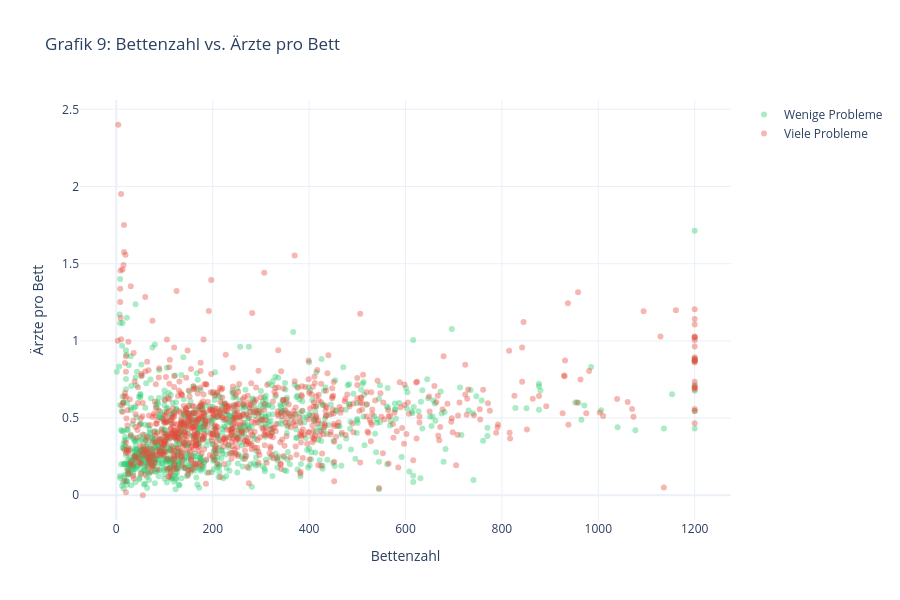

This figure's notebook cell:
### Markdown cell above
### Grafik 9 — Streudiagramm: Bettenzahl vs. Ärzte pro Bett
Scatterplot mit farblicher Unterscheidung der zwei Gruppen. Prüft visuell, ob große Häuser mehr Ärzte pro Bett haben (möglicher Störfaktor) — und ob sich die Gruppen räumlich trennen lassen. Bettenzahl und Ärztedichte werden gekappt, um extreme Ausreißer aus dem sichtbaren Bereich zu halten.

### Code cell
# ── Grafik 9: Scatter — Betten vs. Ärzte pro Bett (interaktiv, mit Hover) ────
# Störfaktor: Große Häuser haben mehr Personal — zeigt das auch aerzte_pro_bett?
fig = go.Figure()
for g in [0, 1]:
    sub = df[df["hat_viele_Probleme"] == g]
    hover_scatter = [
        f"{name}<br>Betten: {betten:.0f}<br>Ärzte/Bett: {aerzte:.3f}<br>{LABELS[g]}"
        for name, betten, aerzte in zip(sub["SO.Name"], sub["SO.Betten"], sub["aerzte_pro_bett"])
    ]
    fig.add_trace(go.Scatter(
        x=sub["SO.Betten"].clip(upper=1200),
        y=sub["aerzte_pro_bett"].clip(upper=3),
        mode="markers",
        marker=dict(color=FARBEN[g], opacity=0.4, size=6),
        name=LABELS[g],
        hovertext=hover_scatter, hoverinfo="text",
    ))

fig.update_layout(
    title="Grafik 9: Bettenzahl vs. Ärzte pro Bett",
    xaxis_title="Bettenzahl", yaxis_title="Ärzte pro Bett",
    template="plotly_white",
    width=900, height=600,
)
fig.show()

print("\n📌 Störfaktor-Check: Große Häuser haben tendenziell mehr Ärzte in absoluten Zahlen, "
      "aber aerzte_pro_bett normiert das bereits — Zusammenhang prüfen. Zum Ablesen genauer Werte: Maus über die Punkte bewegen.")

### Figure 1 — Plotly figure (JSON) as saved in the notebook; plotly's stock layout.template omitted (floating-point values rounded to 4 significant figures; data arrays with more than 128 entries replaced by an {"elided": "..."} marker saying what was removed)
{"data": [{"hoverinfo": "text", "hovertext": {"elided": "916 str values"}, "marker": {"color": "#2ecc71", "opacity": 0.4, "size": 6}, "mode": "markers", "name": "Wenige Probleme", "type": "scatter", "x": {"elided": "916 int values"}, "y": {"elided": "916 float values"}}, {"hoverinfo": "text", "hovertext": {"elided": "905 str values"}, "marker": {"color": "#e74c3c", "opacity": 0.4, "size": 6}, "mode": "markers", "name": "Viele Probleme", "type": "scatter", "x": {"elided": "905 int values"}, "y": {"elided": "905 float values"}}], "layout": {"height": 600, "title": {"text": "Grafik 9: Bettenzahl vs. Ärzte pro Bett"}, "width": 900, "xaxis": {"title": {"text": "Bettenzahl"}}, "yaxis": {"title": {"text": "Ärzte pro Bett"}}}}
